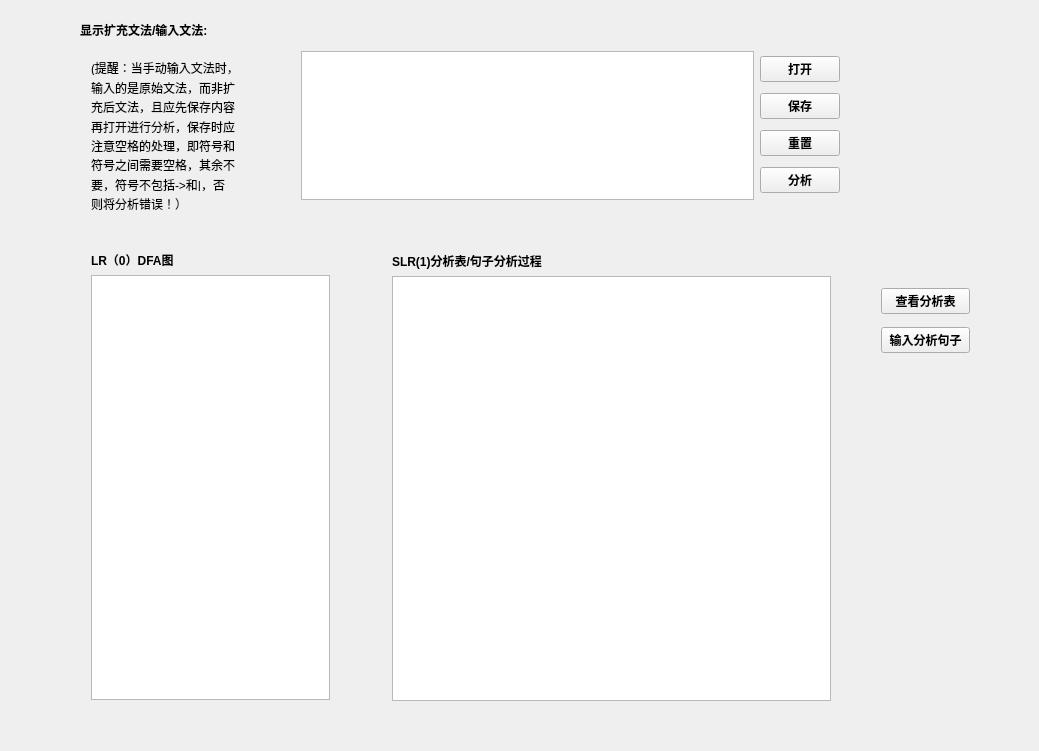
<?xml version="1.0" encoding="UTF-8"?>
<ui version="4.0">
 <class>Widget</class>
 <widget class="QWidget" name="Widget">
  <property name="geometry">
   <rect>
    <x>0</x>
    <y>0</y>
    <width>1039</width>
    <height>751</height>
   </rect>
  </property>
  <property name="windowTitle">
   <string>Widget</string>
  </property>
  <widget class="QLabel" name="label_3">
   <property name="geometry">
    <rect>
     <x>80</x>
     <y>20</y>
     <width>181</width>
     <height>20</height>
    </rect>
   </property>
   <property name="font">
    <font>
     <weight>75</weight>
     <bold>true</bold>
    </font>
   </property>
   <property name="text">
    <string>显示扩充文法/输入文法:</string>
   </property>
  </widget>
  <widget class="QWidget" name="layoutWidget">
   <property name="geometry">
    <rect>
     <x>290</x>
     <y>40</y>
     <width>561</width>
     <height>171</height>
    </rect>
   </property>
   <layout class="QHBoxLayout" name="horizontalLayout">
    <item>
     <widget class="QTextEdit" name="textEdit"/>
    </item>
    <item>
     <layout class="QVBoxLayout" name="verticalLayout">
      <item>
       <widget class="QPushButton" name="open_pushButton">
        <property name="font">
         <font>
          <weight>75</weight>
          <bold>true</bold>
         </font>
        </property>
        <property name="text">
         <string>打开</string>
        </property>
       </widget>
      </item>
      <item>
       <widget class="QPushButton" name="save_pushButton">
        <property name="font">
         <font>
          <weight>75</weight>
          <bold>true</bold>
         </font>
        </property>
        <property name="text">
         <string>保存</string>
        </property>
       </widget>
      </item>
      <item>
       <widget class="QPushButton" name="reset_pushButton">
        <property name="font">
         <font>
          <weight>75</weight>
          <bold>true</bold>
         </font>
        </property>
        <property name="text">
         <string>重置</string>
        </property>
       </widget>
      </item>
      <item>
       <widget class="QPushButton" name="analys_pushButton">
        <property name="font">
         <font>
          <weight>75</weight>
          <bold>true</bold>
         </font>
        </property>
        <property name="text">
         <string>分析</string>
        </property>
       </widget>
      </item>
     </layout>
    </item>
   </layout>
  </widget>
  <widget class="QWidget" name="layoutWidget">
   <property name="geometry">
    <rect>
     <x>80</x>
     <y>240</y>
     <width>261</width>
     <height>471</height>
    </rect>
   </property>
   <layout class="QVBoxLayout" name="verticalLayout_2">
    <item>
     <widget class="QLabel" name="label">
      <property name="font">
       <font>
        <weight>75</weight>
        <bold>true</bold>
       </font>
      </property>
      <property name="text">
       <string>LR（0）DFA图</string>
      </property>
     </widget>
    </item>
    <item>
     <widget class="QTextBrowser" name="state_textBrowser"/>
    </item>
   </layout>
  </widget>
  <widget class="QWidget" name="layoutWidget">
   <property name="geometry">
    <rect>
     <x>80</x>
     <y>50</y>
     <width>206</width>
     <height>171</height>
    </rect>
   </property>
   <layout class="QVBoxLayout" name="verticalLayout_5">
    <item>
     <widget class="QLabel" name="label_4">
      <property name="text">
       <string>(提醒：当手动输入文法时，</string>
      </property>
     </widget>
    </item>
    <item>
     <widget class="QLabel" name="label_6">
      <property name="text">
       <string>输入的是原始文法，而非扩</string>
      </property>
     </widget>
    </item>
    <item>
     <widget class="QLabel" name="label_7">
      <property name="text">
       <string>充后文法，且应先保存内容</string>
      </property>
     </widget>
    </item>
    <item>
     <widget class="QLabel" name="label_5">
      <property name="text">
       <string>再打开进行分析，保存时应</string>
      </property>
     </widget>
    </item>
    <item>
     <widget class="QLabel" name="label_8">
      <property name="text">
       <string>注意空格的处理，即符号和</string>
      </property>
     </widget>
    </item>
    <item>
     <widget class="QLabel" name="label_9">
      <property name="text">
       <string>符号之间需要空格，其余不</string>
      </property>
     </widget>
    </item>
    <item>
     <widget class="QLabel" name="label_10">
      <property name="text">
       <string>要，符号不包括-&gt;和|，否</string>
      </property>
     </widget>
    </item>
    <item>
     <widget class="QLabel" name="label_11">
      <property name="text">
       <string>则将分析错误！）</string>
      </property>
     </widget>
    </item>
   </layout>
  </widget>
  <widget class="QWidget" name="layoutWidget">
   <property name="geometry">
    <rect>
     <x>381</x>
     <y>241</y>
     <width>461</width>
     <height>471</height>
    </rect>
   </property>
   <layout class="QVBoxLayout" name="verticalLayout_3">
    <item>
     <widget class="QLabel" name="label_2">
      <property name="font">
       <font>
        <weight>75</weight>
        <bold>true</bold>
       </font>
      </property>
      <property name="text">
       <string>SLR(1)分析表/句子分析过程</string>
      </property>
     </widget>
    </item>
    <item>
     <widget class="QTextBrowser" name="analyze_textBrowser"/>
    </item>
   </layout>
  </widget>
  <widget class="QWidget" name="layoutWidget">
   <property name="geometry">
    <rect>
     <x>870</x>
     <y>270</y>
     <width>111</width>
     <height>101</height>
    </rect>
   </property>
   <layout class="QVBoxLayout" name="verticalLayout_4">
    <item>
     <widget class="QPushButton" name="view_pushButton">
      <property name="font">
       <font>
        <weight>75</weight>
        <bold>true</bold>
       </font>
      </property>
      <property name="text">
       <string>查看分析表</string>
      </property>
     </widget>
    </item>
    <item>
     <widget class="QPushButton" name="cheak_pushButton">
      <property name="font">
       <font>
        <weight>75</weight>
        <bold>true</bold>
       </font>
      </property>
      <property name="text">
       <string>输入分析句子</string>
      </property>
     </widget>
    </item>
   </layout>
  </widget>
  <zorder>layoutWidget</zorder>
  <zorder>layoutWidget</zorder>
  <zorder>layoutWidget</zorder>
  <zorder>layoutWidget</zorder>
  <zorder>layoutWidget</zorder>
  <zorder>label_3</zorder>
 </widget>
 <layoutdefault spacing="6" margin="11"/>
 <resources/>
 <connections/>
</ui>
